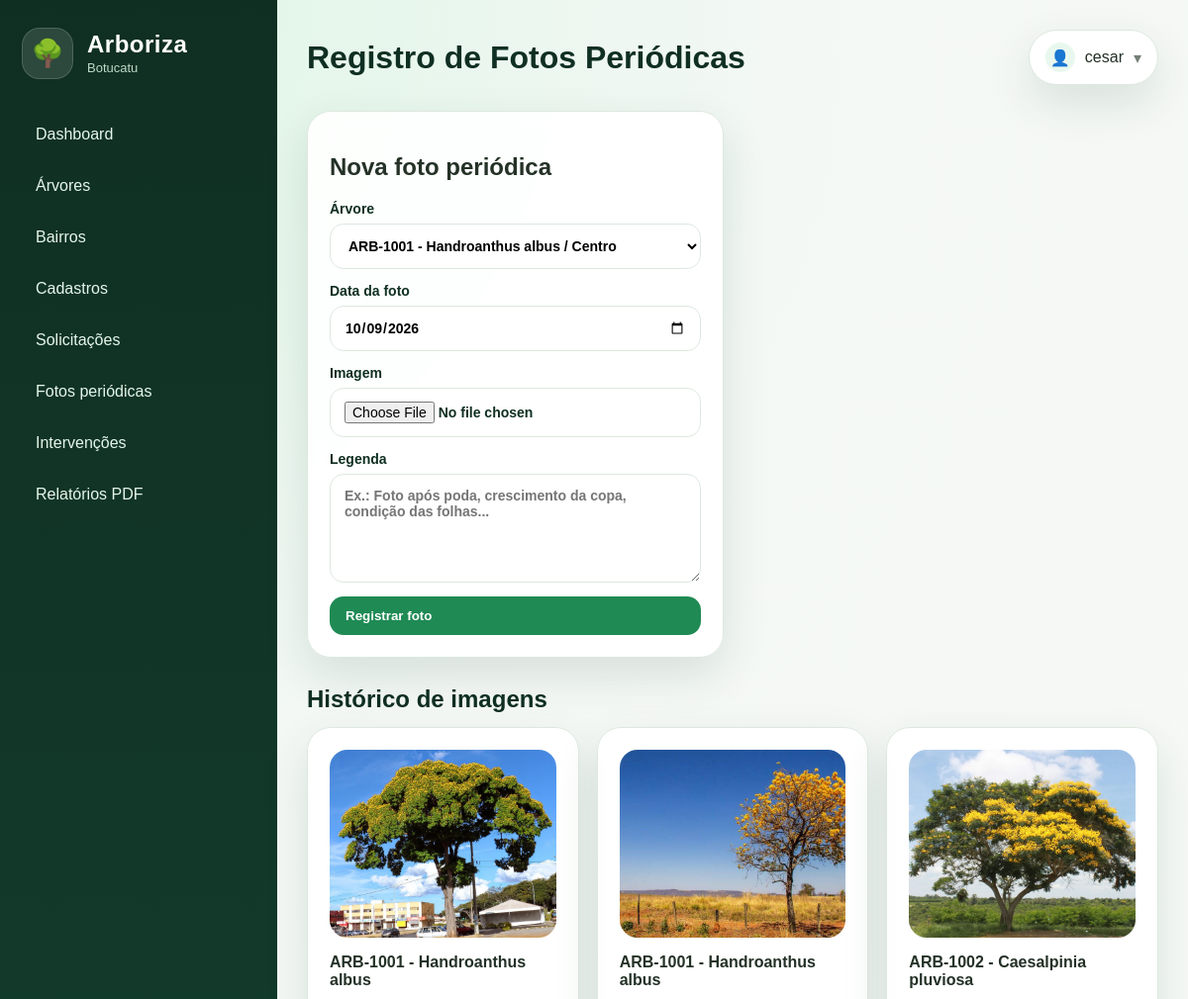
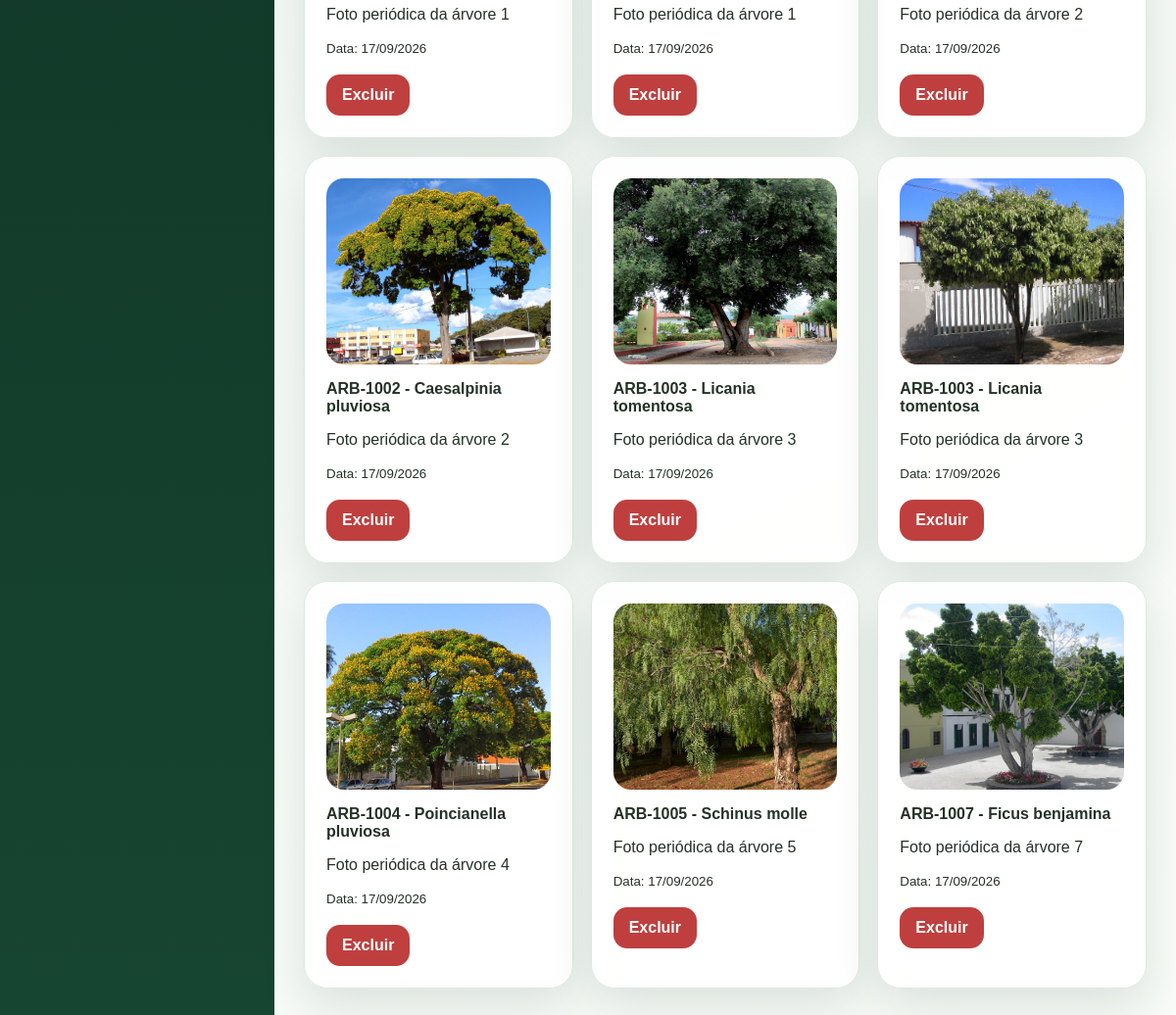
Screenshot of /fotos.php (signed in) with the database file from the repository (2 pictures, top to bottom).
### tables this page shows
CREATE TABLE fotos_arvores (
    id INT AUTO_INCREMENT PRIMARY KEY,
    arvore_id INT NOT NULL,
    caminho VARCHAR(255) NOT NULL,
    legenda VARCHAR(180),
    data_foto DATE NOT NULL,
    criado_em TIMESTAMP DEFAULT CURRENT_TIMESTAMP,
    FOREIGN KEY (arvore_id) REFERENCES arvores(id) ON DELETE CASCADE
);

CREATE TABLE arvores (
    id INT AUTO_INCREMENT PRIMARY KEY,
    codigo VARCHAR(30) NOT NULL UNIQUE,
    especie VARCHAR(140) NOT NULL,
    nome_popular VARCHAR(140),
    idade_estimada INT DEFAULT 0,
    altura_metros DECIMAL(8,2) DEFAULT 0,
    diametro_cm DECIMAL(8,2) DEFAULT 0,
    latitude VARCHAR(40),
    longitude VARCHAR(40),
    endereco VARCHAR(220) NOT NULL,
    bairro_id INT NOT NULL,
    estado_conservacao ENUM('Excelente','Bom','Regular','Crítico') DEFAULT 'Bom',
    observacoes TEXT,
    criado_em TIMESTAMP DEFAULT CURRENT_TIMESTAMP,
    FOREIGN KEY (bairro_id) REFERENCES bairros(id) ON DELETE RESTRICT
);

### core/helpers.php (called while the page is built, shortened)
<?php
function e($value): string
{
    return htmlspecialchars((string)$value, ENT_QUOTES, 'UTF-8');
}
function isLoggedIn(): bool
{
    return !empty($_SESSION['usuario']) && !empty($_SESSION['usuario']['id']);
}
function currentUserName(): string
{
    return isset($_SESSION['usuario']['nome']) ? (string)$_SESSION['usuario']['nome'] : '';
}
function currentUserProfile(): string
{
    return isset($_SESSION['usuario']['perfil']) ? (string)$_SESSION['usuario']['perfil'] : '';
}
function normalizedProfile(): string
{
    return function_exists('mb_strtolower')
        ? mb_strtolower(trim(currentUserProfile()), 'UTF-8')
        : strtolower(trim(currentUserProfile()));
}
function isAdmin(): bool
{
    return normalizedProfile() === 'administrador';
}
function canEditOperational(): bool
{
    $profile = normalizedProfile();
    return $profile === 'administrador' || $profile === 'técnico' || $profile === 'tecnico';
}

### config/database.php (called while the page is built, shortened)
<?php
class Database
{
    private static $connection = null;
    public static function getConnection() {
        if (self::$connection === null) {
            $dsn = 'mysql:host=' . DB_HOST . ';dbname=' . DB_NAME . ';charset=utf8mb4';
            $tentativas = array_unique([DB_PASS, '', 'root']);
            $ultimoErro = null;
            foreach ($tentativas as $senha) {
                try {
                    self::$connection = new PDO($dsn, DB_USER, $senha, [
                        PDO::ATTR_ERRMODE => PDO::ERRMODE_EXCEPTION,
                        PDO::ATTR_DEFAULT_FETCH_MODE => PDO::FETCH_ASSOC,
                        PDO::ATTR_EMULATE_PREPARES => false,
                    ]);
                    return self::$connection;
                } catch (PDOException $e) {
                    $ultimoErro = $e;
                }
            }
            die('Erro ao conectar no banco de dados. Confira se o MySQL está ligado no XAMPP, se o banco arboriza_botucatu foi importado e se o arquivo config/config.php está correto.<br><b>Detalhe:</b> ' . htmlspecialchars($ultimoErro->getMessage()));
        }
        return self::$connection;
    }
}

### models/Arvore.php (called while the page is built, shortened)
<?php
require_once __DIR__ . '/../config/database.php';
class Arvore
{
    public static function all() {
        $sql = 'SELECT a.*, b.nome AS bairro_nome
                FROM arvores a
                INNER JOIN bairros b ON b.id = a.bairro_id
                ORDER BY a.criado_em DESC';
        return Database::getConnection()->query($sql)->fetchAll();
    }
}

### models/Foto.php (called while the page is built, shortened)
<?php
require_once __DIR__ . '/../config/database.php';
class Foto
{
    public static function all()
    {
        $sql = 'SELECT f.*, a.codigo, a.especie
                FROM fotos_arvores f
                INNER JOIN arvores a ON a.id = f.arvore_id
                ORDER BY f.data_foto DESC, f.criado_em DESC';
        return Database::getConnection()->query($sql)->fetchAll();
    }
}

### fotos.php (the view, shortened to what this page needs)
<?php
require_once __DIR__ . '/core/helpers.php';
require_once __DIR__ . '/models/Foto.php';
require_once __DIR__ . '/models/Arvore.php';
$pageTitle = 'Registro de Fotos Periódicas';
$arvores = Arvore::all();
$fotos = Foto::all();
?>
<?php include __DIR__ . '/views/layout/header.php'; ?>
<?php if (canEditOperational()): ?>
<div class="grid grid-2">
    <div class="card">
        <h2>Nova foto periódica</h2>
        <form method="post" enctype="multipart/form-data">
            <label>Árvore
                <select name="arvore_id" required>
                    <?php foreach($arvores as $a): ?>
                        <option value="<?= e($a['id']) ?>"><?= e($a['codigo'].' - '.$a['especie'].' / '.$a['bairro_nome']) ?></option>
                    <?php endforeach; ?>
                </select>
            </label>
            <label>Data da foto<input type="date" name="data_foto" value="<?= date('Y-m-d') ?>" required></label>
            <label>Imagem<input type="file" name="foto" accept="image/*" required></label>
            <label>Legenda<textarea name="legenda" placeholder="Ex.: Foto após poda, crescimento da copa, condição das folhas..."></textarea></label>
            <button class="btn">Registrar foto</button>
        </form>
    </div>
</div>
<?php else: ?>
<section class="hero"><h2>Consulta de fotos periódicas</h2><p>Seu perfil de Leitor permite visualizar as fotos registradas, mas não cadastrar novas imagens.</p></section>
<?php endif; ?>
<div class="section-title"><h2>Histórico de imagens</h2></div>
<div class="grid grid-3">
<?php foreach($fotos as $f): ?>
    <div class="card">
        <?php
$caminhoFoto = str_replace('\\', '/', $f['caminho']);
if (strpos($caminhoFoto, 'uploads/') === 0) {
    $urlFoto = APP_URL . '/' . $caminhoFoto;
} else {
    $urlFoto = PUBLIC_UPLOAD_PATH . basename($caminhoFoto);
}
?>
<img src="<?= e($urlFoto) ?>" alt="Foto da árvore" style="width:100%;height:190px;object-fit:cover;border-radius:18px;margin-bottom:12px;">
        <strong><?= e($f['codigo'].' - '.$f['especie']) ?></strong>
        <p><?= e($f['legenda']) ?></p>
        <small>Data: <?= date('d/m/Y', strtotime($f['data_foto'])) ?></small><br><br>
        <?php if (canEditOperational()): ?><a class="btn danger" data-confirm="Remover esta foto?" href="?delete=<?= e($f['id']) ?>">Excluir</a><?php endif; ?>
    </div>
<?php endforeach; ?>
</div>
<?php include __DIR__ . '/views/layout/footer.php'; ?>

### views/layout/header.php (shortened to what this page needs)
<?php require_once __DIR__ . '/../../config/config.php'; require_once __DIR__ . '/../../core/helpers.php'; ?>
<!doctype html>
<html lang="pt-BR">
<head>
    <link rel="stylesheet" href="<?= APP_URL ?>/assets/css/style.css">
</head>
<body>
<div class="app-shell">
    <?php if (isLoggedIn()): ?>
        <aside class="sidebar">
            <div class="brand">
                <div class="brand-icon">🌳</div>
                <div>
                    <strong>Arboriza</strong>
                    <span>Botucatu</span>
                </div>
            </div>
            <nav>
                <a href="<?= APP_URL ?>/index.php">Dashboard</a>
                <a href="<?= APP_URL ?>/arvores.php">Árvores</a>
                <a href="<?= APP_URL ?>/bairros.php">Bairros</a>
                <?php if (isAdmin()): ?><a href="<?= APP_URL ?>/usuarios.php">Cadastros</a><?php endif; ?>
                <a href="<?= APP_URL ?>/solicitacoes.php">Solicitações</a>
                <a href="<?= APP_URL ?>/fotos.php">Fotos periódicas</a>
                <a href="<?= APP_URL ?>/intervencoes.php">Intervenções</a>
                <a href="<?= APP_URL ?>/relatorios.php">Relatórios PDF</a>
            </nav>
        </aside>
    <?php endif; ?>
    <main class="main-content <?= isLoggedIn() ? '' : 'auth-main' ?>">
        <?php if (isLoggedIn()): ?>
            <header class="topbar">
                <div>
                    <h1><?= isset($pageTitle) ? $pageTitle : APP_NAME ?></h1>
                </div>
                <div class="account-menu">
                    <button class="user-chip account-toggle" type="button" aria-haspopup="true" aria-expanded="false">
                        <span class="avatar">👤</span>
                        <span class="account-name"><?= e(currentUserName()) ?></span>
                        <span class="chevron">▾</span>
                    </button>
                </div>
            </header>
        <?php endif; ?>

### views/layout/footer.php (shortened to what this page needs)
    </main>
</div>
</body>
</html>

### assets/css/style.css (style rules this page uses)
* { box-sizing: border-box; }
body { margin: 0; font-family: Arial, Helvetica, sans-serif; color: #243126; background: radial-gradient(circle at top left, #dcf5e4, #f4f8f5 35%, #f8fbf7); }
a { text-decoration: none; color: inherit; }
.app-shell { min-height: 100vh; display: flex; }
.sidebar { width: 280px; min-height: 100vh; background: linear-gradient(180deg, #0f2f22, #164531); color: #ffffff; padding: 28px 22px; position: fixed; inset: 0 auto 0 0; }
.brand { display: flex; gap: 14px; align-items: center; margin-bottom: 34px; }
.brand-icon { width: 52px; height: 52px; display: grid; place-items: center; background: rgba(255,255,255,.12); border: 1px solid rgba(255,255,255,.16); border-radius: 18px; font-size: 27px; }
.brand strong { display: block; font-size: 24px; letter-spacing: .5px; }
.brand span { color: #bddbc8; font-size: 13px; }
.sidebar nav { display: grid; gap: 8px; }
.sidebar nav a { padding: 13px 14px; border-radius: 14px; color: #e5f6eb; transition: .2s ease; }
.main-content { flex: 1; padding: 30px; margin-left: 280px; }
.topbar { display: flex; align-items: center; justify-content: space-between; gap: 20px; margin-bottom: 26px; }
.topbar h1 { margin: 0; font-size: 32px; color: #0f2f22; }
.user-chip { background: #ffffff; border: 1px solid #dde8df; box-shadow: 0 18px 45px rgba(19, 61, 39, .12); border-radius: 999px; padding: 12px 16px; white-space: nowrap; }
.account-menu { position: relative; }
.account-toggle { display: inline-flex; align-items: center; gap: 10px; cursor: pointer; font: inherit; color: #243126; }
.account-toggle .avatar { width: 30px; height: 30px; border-radius: 999px; display: grid; place-items: center; background: #e9f8ef; }
.account-toggle .account-name { max-width: 170px; overflow: hidden; text-overflow: ellipsis; }
.account-toggle .chevron { color: #748076; transition: transform .2s ease; }
.grid { display: grid; gap: 18px; }
.grid-2 { grid-template-columns: repeat(2, minmax(0, 1fr)); }
.grid-3 { grid-template-columns: repeat(3, minmax(0, 1fr)); }
.card { background: rgba(255,255,255,.9); border: 1px solid #dde8df; border-radius: 24px; padding: 22px; box-shadow: 0 18px 45px rgba(19, 61, 39, .12); backdrop-filter: blur(8px); }
.section-title { margin: 28px 0 14px; display: flex; align-items: center; justify-content: space-between; gap: 12px; }
.section-title h2 { margin: 0; color: #0f2f22; }
.btn { border: 0; border-radius: 14px; padding: 12px 16px; background: #1f8a54; color: white; font-weight: 700; cursor: pointer; display: inline-flex; align-items: center; gap: 8px; }
.btn.danger { background: #bf3f3f; }
form { display: grid; gap: 14px; }
label { display: grid; gap: 7px; color: #0f2f22; font-weight: 700; font-size: 14px; }
input, select, textarea { width: 100%; border: 1px solid #dde8df; border-radius: 14px; padding: 13px 14px; font: inherit; background: white; }
textarea { min-height: 110px; resize: vertical; }

### rows the page displays
fotos_arvores: caminho (picture), arvore.especie "ARB-1001 - Handroanthus albus", legenda "Foto periódica da árvore 1", data_foto "17/09/2026"
fotos_arvores: caminho (picture), arvore.especie "ARB-1001 - Handroanthus albus", legenda "Foto periódica da árvore 1", data_foto "17/09/2026"
fotos_arvores: caminho (picture), arvore.especie "ARB-1002 - Caesalpinia pluviosa", legenda "Foto periódica da árvore 2", data_foto "17/09/2026"
fotos_arvores: caminho (picture), arvore.especie "ARB-1002 - Caesalpinia pluviosa", legenda "Foto periódica da árvore 2", data_foto "17/09/2026"
fotos_arvores: caminho (picture), arvore.especie "ARB-1003 - Licania tomentosa", legenda "Foto periódica da árvore 3", data_foto "17/09/2026"
fotos_arvores: caminho (picture), arvore.especie "ARB-1003 - Licania tomentosa", legenda "Foto periódica da árvore 3", data_foto "17/09/2026"
fotos_arvores: caminho (picture), arvore.especie "ARB-1004 - Poincianella pluviosa", legenda "Foto periódica da árvore 4", data_foto "17/09/2026"
fotos_arvores: caminho (picture), arvore.especie "ARB-1005 - Schinus molle", legenda "Foto periódica da árvore 5", data_foto "17/09/2026"
fotos_arvores: caminho (picture), arvore.especie "ARB-1007 - Ficus benjamina", legenda "Foto periódica da árvore 7", data_foto "17/09/2026"

### other values shown
$pageTitle "Registro de Fotos Periódicas"
currentUserName() "cesar"
form field arvore_id "ARB-1001 - Handroanthus albus / Centro"
